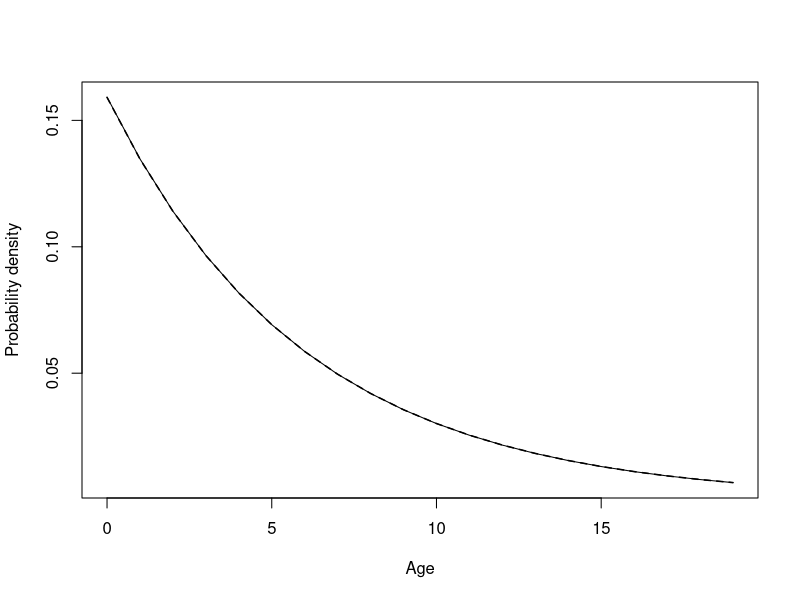
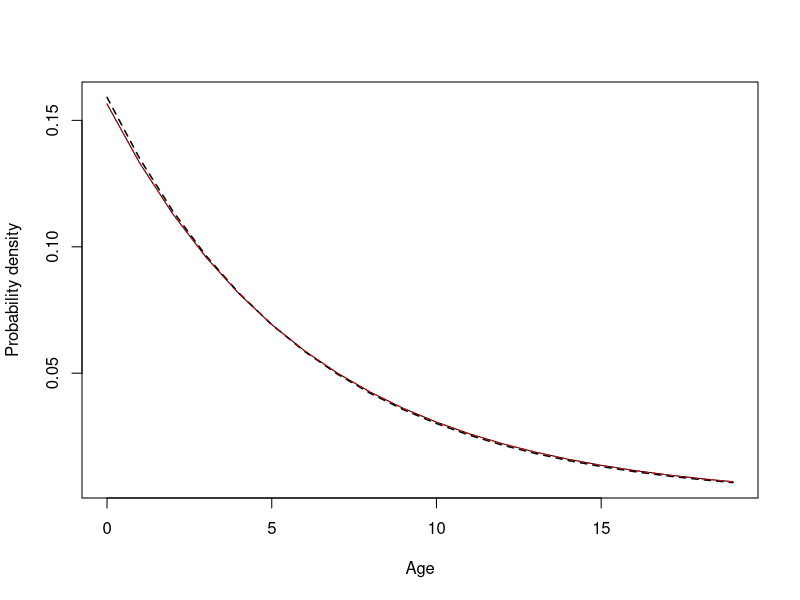
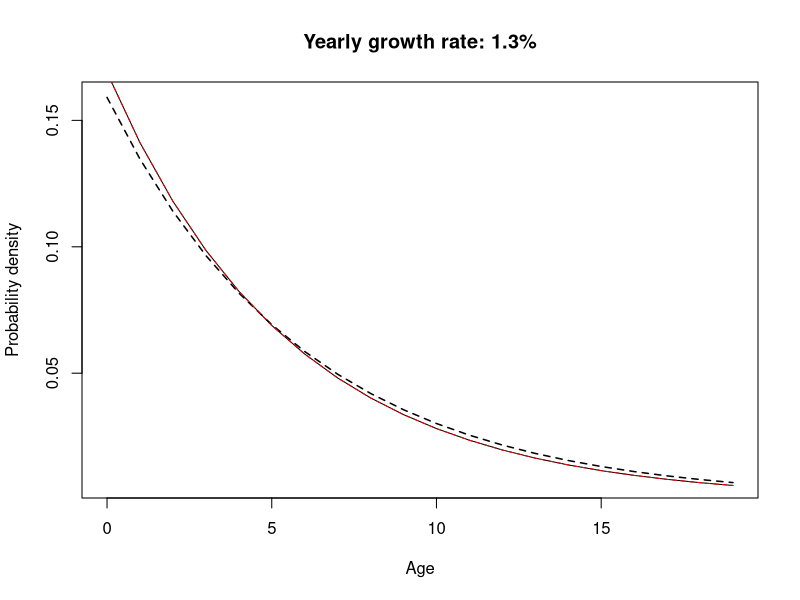
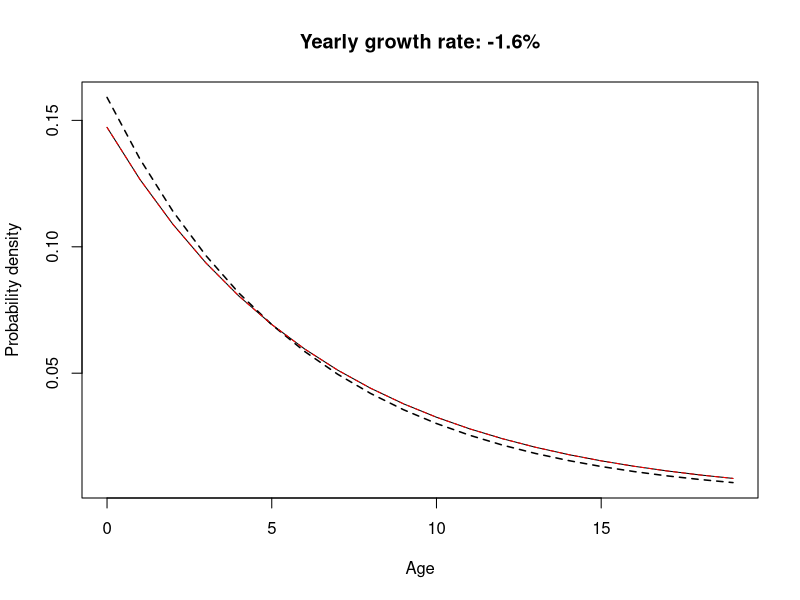
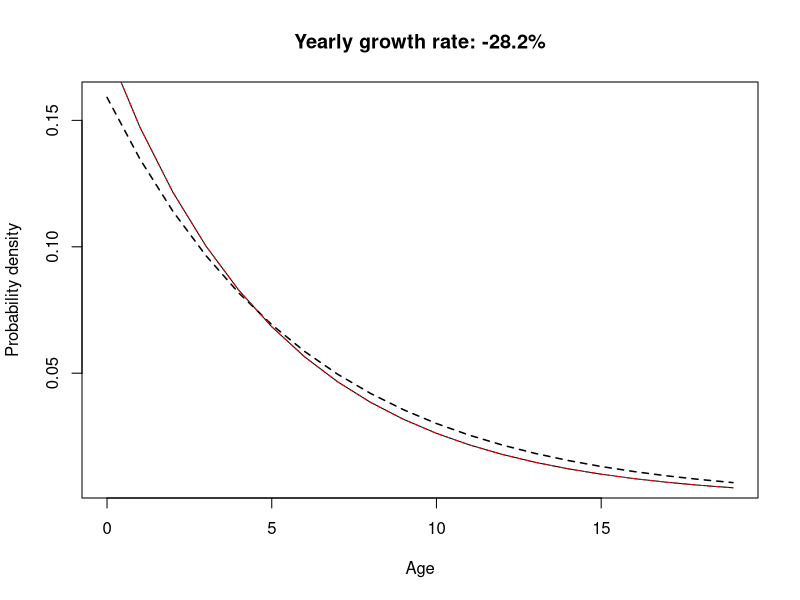
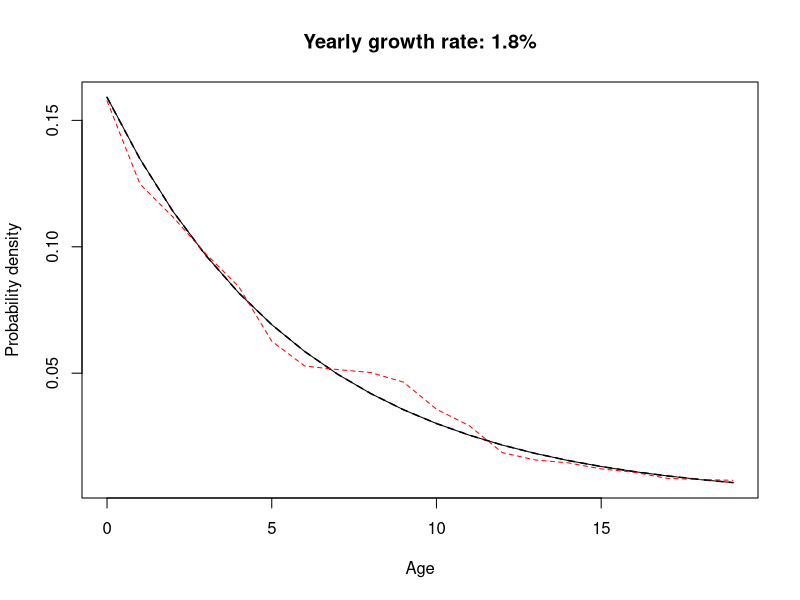
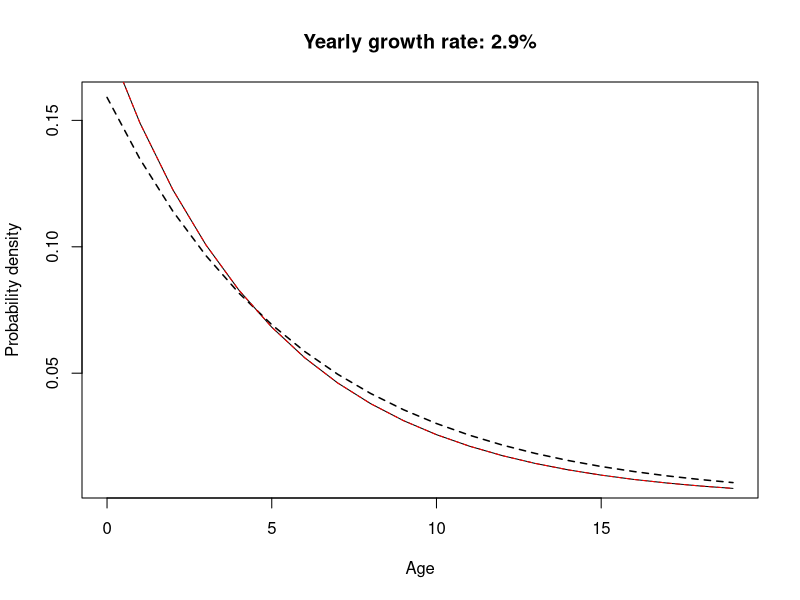
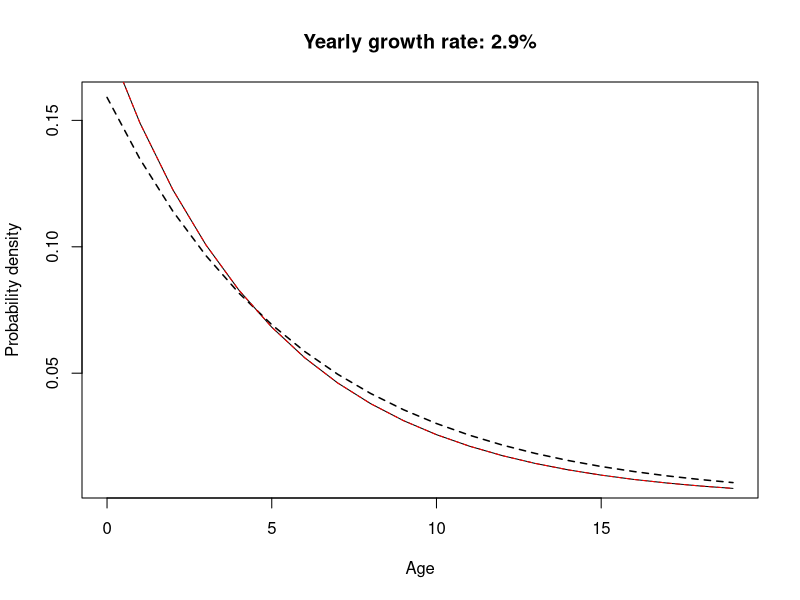

Generate these figures, in order, with R:
## ---- chunk 1
knitr::opts_chunk$set(echo = TRUE, eval = TRUE)
## ---- chunk 2
## DEFINING THE LESLIE MATRIX
## =============================

survival <- 0.8465        # yearly survival for all age categories
exp_fecun <- 2            # expected fecundity
alpha <- 10               # age of maturity (knife-edge)
max_age <- 19             # the maximum age

## Initiate the matrix with zeros
Leslie_simple <- matrix(0, nrow = max_age + 1, ncol = max_age + 1)

## Define the first fecundity row, and only keep fecundity for mature categories
fecun_row <- rep(exp_fecun / 2, times = max_age + 1)
fecun_row[0:(max_age) < alpha] <- 0

Leslie_simple[1, ] <- fecun_row

## Create matrix with survival on the diagonal and zeros elsewhere, for survival
surv_mat <- matrix(0, nrow = max_age, ncol = max_age)
diag(surv_mat) <- survival

Leslie_simple[2:(max_age + 1), 1:max_age] <- surv_mat
## ---- chunk 3
## Extract dominant eigenvalue and eigenvector
orig_dom_value <- Re(eigen(Leslie_simple, symmetric=F)$values[1])    
orig_dom_value    # close to 1, which is the expected growth rate 

orig_dom_vector <- Re(eigen(Leslie_simple, symmetric=F)$vectors[, 1])

## Create a plot to show the dominant distribution as a dashed line
plot(y = orig_dom_vector / sum(orig_dom_vector), # divide by sum to be a pdf
     x = 0:19, type = "l", ylab = "Probability density", xlab = "Age", 
     lty = "dashed", lwd = 1.5) 
                                                   
## Now add the 'true' geometric distribution as a solid line
lines(x = 0:19, y = dgeom(0:19,  1 - survival) / pgeom(19, 1 - survival))
## ---- chunk 4
## Create a new fecundity row
set.seed(707707)
fecun_row <- (rep(exp_fecun, times = max_age + 1) + rnorm(20, 0, 0.2)) / 2
fecun_row[0:(max_age) < alpha] <- 0

Leslie_simple[1, ] <- fecun_row

## Re extract the eigen value and vector, and plot
dom_value <- Re(eigen(Leslie_simple, symmetric=F)$values[1])  
dom_value

dom_vector <- Re(eigen(Leslie_simple, symmetric=F)$vectors[, 1])

## Recreate the old plot
plot(y = orig_dom_vector / sum(orig_dom_vector), # divide by sum to be a pdf
     x = 0:19, type = "l", ylab = "Probability density", xlab = "Age", 
     lty = "dashed", lwd = 1.5) 
lines(x = 0:19, y = dgeom(0:19,  1 - (survival / dom_value)) / 
  pgeom(19, prob = 1 - (survival / dom_value)))
## Add the new stuff
lines(x = 0:19, y = dom_vector / sum(dom_vector), col = "red", lty = "dashed")
## ---- chunk 5
fecun_row <- rep(exp_fecun / 2, times = max_age + 1) + 0.2 # 20% increase
fecun_row[0:(max_age) < alpha] <- 0

Leslie_simple[1, ] <- fecun_row

## Re extract the eigen value and vector, and plot
dom_value <- Re(eigen(Leslie_simple, symmetric=F)$values[1])  
dom_value

dom_vector <- Re(eigen(Leslie_simple, symmetric=F)$vectors[, 1])

## Recreate the old plot
plot(y = orig_dom_vector / sum(orig_dom_vector), # divide by sum to be a pdf
     x = 0:19, type = "l", ylab = "Probability density", xlab = "Age", 
     lty = "dashed", lwd = 1.5, 
     main = paste0("Yearly growth rate: ", round(dom_value - 1, 3) * 100, "%")) 
lines(x = 0:19, y = dgeom(0:19,  1 - (survival / dom_value)) / 
  pgeom(19, prob = 1 - (survival / dom_value)))
## Add the new stuff
lines(x = 0:19, y = dom_vector / sum(dom_vector), col = "red", lty = "dashed")

## ---- chunk 6
fecun_row <- rep(exp_fecun / 2, times = max_age + 1) - 0.2 # 20% increase
fecun_row[0:(max_age) < alpha] <- 0

Leslie_simple[1, ] <- fecun_row

## Re extract the eigen value and vector, and plot
dom_value <- Re(eigen(Leslie_simple, symmetric=F)$values[1])  
dom_value

dom_vector <- Re(eigen(Leslie_simple, symmetric=F)$vectors[, 1])

## Recreate the old plot
plot(y = orig_dom_vector / sum(orig_dom_vector), # divide by sum to be a pdf
     x = 0:19, type = "l", ylab = "Probability density", xlab = "Age", 
     lty = "dashed", lwd = 1.5, 
     main = paste0("Yearly growth rate: ", round(dom_value - 1, 3) * 100, "%")) 
lines(x = 0:19, y = dgeom(0:19,  1 - (survival / dom_value)) / 
  pgeom(19, prob = 1 - (survival / dom_value)))

## Add the new stuff
lines(x = 0:19, y = dom_vector / sum(dom_vector), col = "red", lty = "dashed")

## ---- chunk 7
## Set fecundity to original
fecun_row <- rep(exp_fecun / 2, times = max_age + 1) 
fecun_row[0:(max_age) < alpha] <- 0

Leslie_simple[1, ] <- fecun_row

## Now change the survival part
surv_mat <- matrix(0, nrow = max_age, ncol = max_age)
diag(surv_mat) <- survival * 0.7    # 30% decrease

Leslie_simple[2:(max_age + 1), 1:max_age] <- surv_mat

## Re extract the eigen value and vector, and plot
dom_value <- Re(eigen(Leslie_simple, symmetric=F)$values[1])  
dom_value

dom_vector <- Re(eigen(Leslie_simple, symmetric=F)$vectors[, 1])

## Recreate the old plot
plot(y = orig_dom_vector / sum(orig_dom_vector), # divide by sum to be a pdf
     x = 0:19, type = "l", ylab = "Probability density", xlab = "Age", 
     lty = "dashed", lwd = 1.5, 
     main = paste0("Yearly growth rate: ", round(dom_value - 1, 3) * 100, "%")) 
# lines(x = 0:19, y = dgeom(0:19,  1 - survival * 0.5) / pgeom(19, prob = 1 - survival * 0.5))
lines(x = 0:19, y = dgeom(0:19,  1 - (survival * 0.7 / dom_value)) / 
  pgeom(19, prob = 1 - (survival * 0.7 / dom_value)))
## Add the new stuff in red
lines(x = 0:19, y = dom_vector / sum(dom_vector), col = "red", lty = "dashed")

## ---- chunk 8
## Set fecundity to original
fecun_row <- rep(exp_fecun / 2, times = max_age + 1) 
fecun_row[0:(max_age) < alpha] <- 0

Leslie_simple[1, ] <- fecun_row

## Now change the survival part
surv_mat <- matrix(0, nrow = max_age, ncol = max_age)
diag(surv_mat) <- rep(survival, 19) + rnorm(19, 0.02, 0.1)  # 2% increase, sd=0.1

Leslie_simple[2:(max_age + 1), 1:max_age] <- surv_mat

## Re extract the eigen value and vector, and plot
dom_value <- Re(eigen(Leslie_simple, symmetric=F)$values[1])  
dom_value

dom_vector <- Re(eigen(Leslie_simple, symmetric=F)$vectors[, 1])

## Recreate the old plot
plot(y = orig_dom_vector / sum(orig_dom_vector), # divide by sum to be a pdf
     x = 0:19, type = "l", ylab = "Probability density", xlab = "Age", 
     lty = "dashed", lwd = 1.5, 
     main = paste0("Yearly growth rate: ", round(dom_value - 1, 3) * 100, "%")) 
lines(x = 0:19, y = dgeom(0:19,  1 - survival) / pgeom(19, prob = 1 - survival))

## Add the new stuff
lines(x = 0:19, y = dom_vector / sum(dom_vector), col = "red", lty = "dashed")
## ---- chunk 9
fecun_row <- rep(exp_fecun / 2, times = max_age + 1) + 0.5 # 50% increase
fecun_row[0:(max_age) < alpha] <- 0

Leslie_simple[1, ] <- fecun_row

## Reset the survival part
surv_mat <- matrix(0, nrow = max_age, ncol = max_age)
diag(surv_mat) <- rep(survival, 19) 

Leslie_simple[2:(max_age + 1), 1:max_age] <- surv_mat

## Re extract the eigen value and vector, and plot
dom_value <- Re(eigen(Leslie_simple, symmetric=F)$values[1])  
dom_value

dom_vector <- Re(eigen(Leslie_simple, symmetric=F)$vectors[, 1])

## Recreate the old plot
plot(y = orig_dom_vector / sum(orig_dom_vector), # divide by sum to be a pdf
     x = 0:19, type = "l", ylab = "Probability density", xlab = "Age", 
     lty = "dashed", lwd = 1.5, 
     main = paste0("Yearly growth rate: ", round(dom_value - 1, 3) * 100, "%")) 
lines(x = 0:19, y = dgeom(0:19,  1 - (survival / dom_value)) / 
  pgeom(19, prob = 1 - (survival / dom_value)))

## Add the new stuff
lines(x = 0:19, y = dom_vector / sum(dom_vector), col = "red", lty = "dashed")

## ---- chunk 10
## Recreate the old plot
plot(y = orig_dom_vector / sum(orig_dom_vector), # divide by sum to be a pdf
     x = 0:19, type = "l", ylab = "Probability density", xlab = "Age", 
     lty = "dashed", lwd = 1.5, 
     main = paste0("Yearly growth rate: ", round(dom_value - 1, 3) * 100, "%")) 
lines(x = 0:19, y = dgeom(0:19,  1 - (survival / dom_value)) / 
  pgeom(19, prob = 1 - (survival / dom_value)))

## Add the new stuff
lines(x = 0:19, y = dom_vector / sum(dom_vector), col = "red", lty = "dashed")
## ---- chunk 11
fecun_row <- rep(exp_fecun / 2, times = max_age + 1) - 0.7 # 70% increase
fecun_row[0:(max_age) < alpha] <- 0

Leslie_simple[1, ] <- fecun_row

## Reset the survival part
surv_mat <- matrix(0, nrow = max_age, ncol = max_age)
diag(surv_mat) <- rep(survival, 19) 

Leslie_simple[2:(max_age + 1), 1:max_age] <- surv_mat

## Re extract the eigen value and vector, and plot
dom_value <- Re(eigen(Leslie_simple, symmetric=F)$values[1])  
dom_value

dom_vector <- Re(eigen(Leslie_simple, symmetric=F)$vectors[, 1])

## Recreate the old plot
plot(y = orig_dom_vector / sum(orig_dom_vector), # divide by sum to be a pdf
     x = 0:19, type = "l", ylab = "Probability density", xlab = "Age", 
     lty = "dashed", lwd = 1.5, 
     main = paste0("Yearly growth rate: ", round(dom_value - 1, 3) * 100, "%")) 
lines(x = 0:19, y = dgeom(0:19,  1 - (survival / dom_value)) / 
  pgeom(19, prob = 1 - (survival / dom_value)))

## Add the new stuff
lines(x = 0:19, y = dom_vector / sum(dom_vector), col = "red", lty = "dashed")

